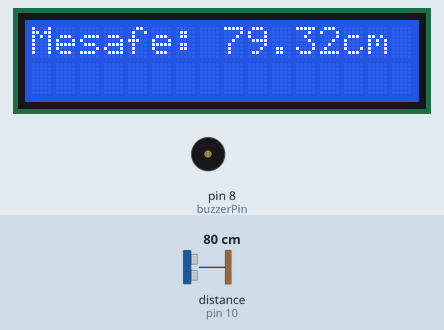
This sketch was run on a simulated Arduino Uno, built with avr-gcc and run on an emulated ATmega328P. On the bench: 16×2 character LCD, buzzer (waves = sounding). Wiring (inferred from the names in the program): ultrasonic range finder: trigger pin 9; echo pin 10. Inputs (shaded band) come from the test bench; at power-on: distance to the obstacle (sensor on pin 10) 80 cm. The echo pulse lasts 58.3 µs per cm.

Above: at 1.2 s.
1.3 s: distance to the obstacle (sensor on pin 10) set to 23 cm
At 1.51 s:
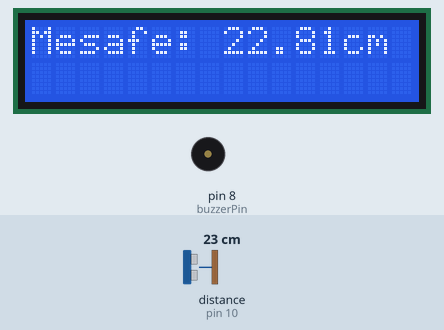
3.5 s: distance to the obstacle (sensor on pin 10) set to 19 cm
At 4.4 s:
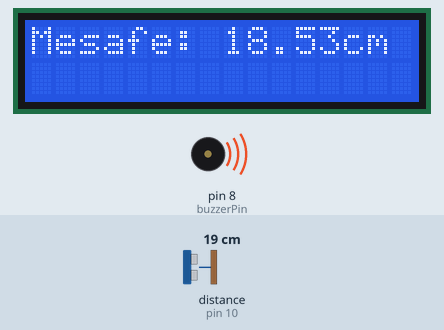
5.0 s: distance to the obstacle (sensor on pin 10) set to 60 cm
At 5.34 s:
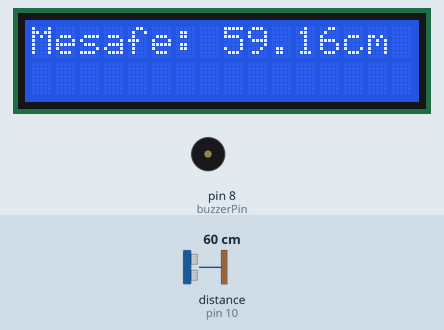
6.6 s: distance to the obstacle (sensor on pin 10) set to 18 cm
At 7.4 s:
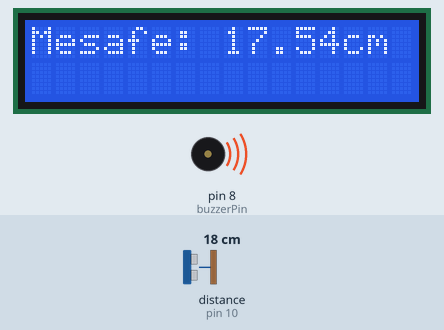
9.6 s: distance to the obstacle (sensor on pin 10) set to 299 cm
At 10.3 s:
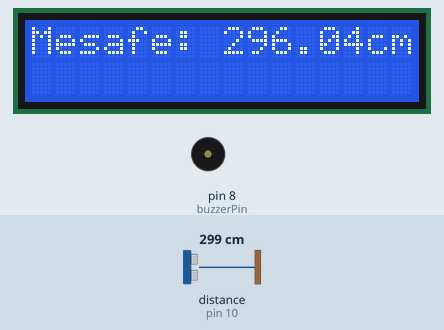
12.6 s: distance to the obstacle (sensor on pin 10) set to 206 cm
At 13.9 s:
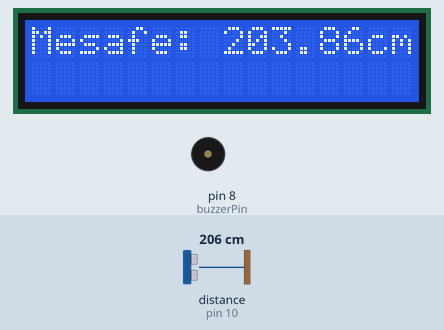
14.2 s: distance to the obstacle (sensor on pin 10) set to 198 cm
Timing chart, 0 to 17.1 s (numbered marks = the images above; inputs shaded):
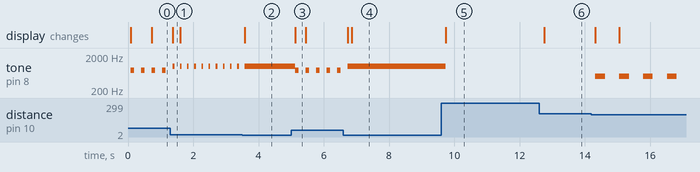

The sketch:

ekranli_park.ino
```cpp
#include <Wire.h>
#include <LiquidCrystal_I2C.h>

const int trigPin = 9;
const int echoPin = 10;
LiquidCrystal_I2C lcd(0x27, 16, 2);  // LCD adresi (genellikle 0x27 veya 0x3F olabilir), sütun sayısı ve satır sayısı

const int buzzerPin = 8;

void setup() {
  pinMode(trigPin, OUTPUT);
  pinMode(echoPin, INPUT);
  pinMode(buzzerPin, OUTPUT);

  lcd.init();          // LCD başlatma
  lcd.backlight();     // Arka ışığı aç
}

void loop() {
  digitalWrite(trigPin, LOW);
  delayMicroseconds(2);
  digitalWrite(trigPin, HIGH);
  delayMicroseconds(10);
  digitalWrite(trigPin, LOW);
  long duration = pulseIn(echoPin, HIGH);
  float distance = duration * 0.034 / 2;

  lcd.clear();
  lcd.setCursor(0, 0);
  lcd.print("Mesafe: ");
  lcd.print(distance);
  lcd.print("cm");

  if (distance < 20) {
    tone(buzzerPin, 1000);
  } else if (distance < 50) {
    tone(buzzerPin, 1000);
    delay(50);
    noTone(buzzerPin);
    delay(50);
  } else if (distance < 100) {
    tone(buzzerPin, 750);
    delay(100);
    noTone(buzzerPin);
    delay(100);
  } else if (distance < 200) {
    tone(buzzerPin, 500);
    delay(300);
    noTone(buzzerPin);
    delay(300);
  } else {
    noTone(buzzerPin);
  }

  delay(100);
}
```

Measured:
- the behaviour switches between 21 and 20 cm on distance to the obstacle (sensor on pin 10) (found by bisection; images 1 and 2)
- after the input at 1.3 s, tone on pin 8 (buzzerPin): alternates 1000 Hz for 0.05 s and silent for 0.17 s, starting after 0.08 s; the display: changes after 0.08 s (image 1)
- after the input at 3.5 s, tone on pin 8 (buzzerPin): goes on until 3.6 s, then stays 1000 Hz; the display: changes after 0.07 s (image 2)
- after the input at 5.0 s, tone on pin 8 (buzzerPin): alternates 750 Hz for 0.10 s and silent for 0.22 s, starting after 0.13 s; the display: changes after 0.13 s (image 3)
- after the input at 6.6 s, the display: first changes after 0.14 s (image 4 shows a later state)
- after the input at 9.6 s, tone on pin 8 (buzzerPin): 1000 Hz → silent after 0.14 s; the display: changes after 0.14 s (image 5)
- after the input at 12.6 s, the display: changes after 0.15 s (image 6)
- after the input at 14.2 s, tone on pin 8 (buzzerPin): alternates 500 Hz for 0.30 s and silent for 0.43 s, starting after 0.12 s
